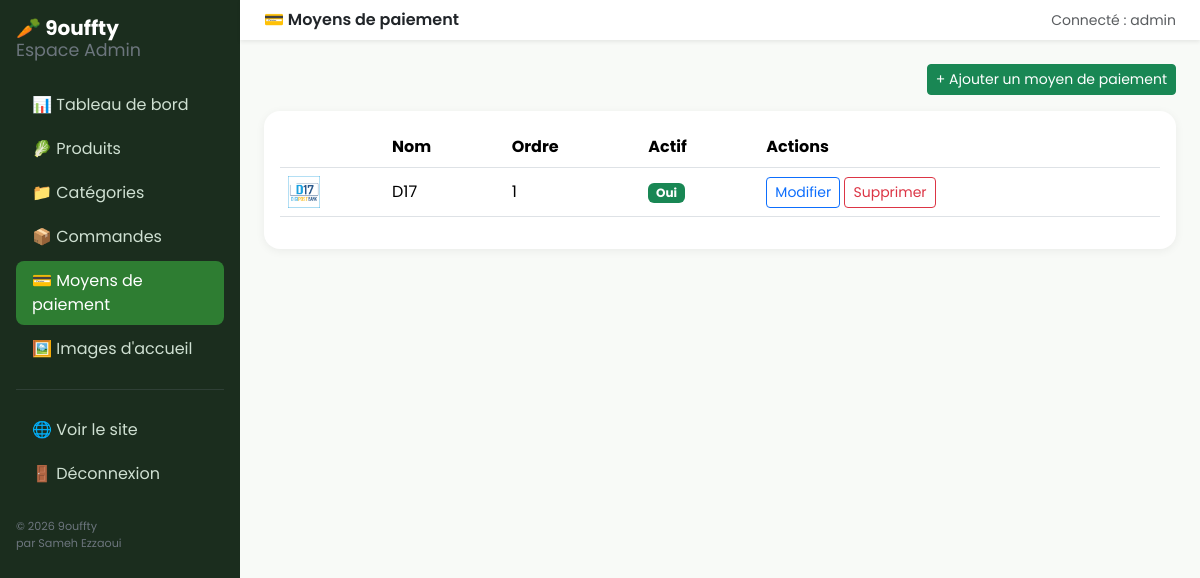
Before: /gestion/paiements/ (signed in) with the older database file.
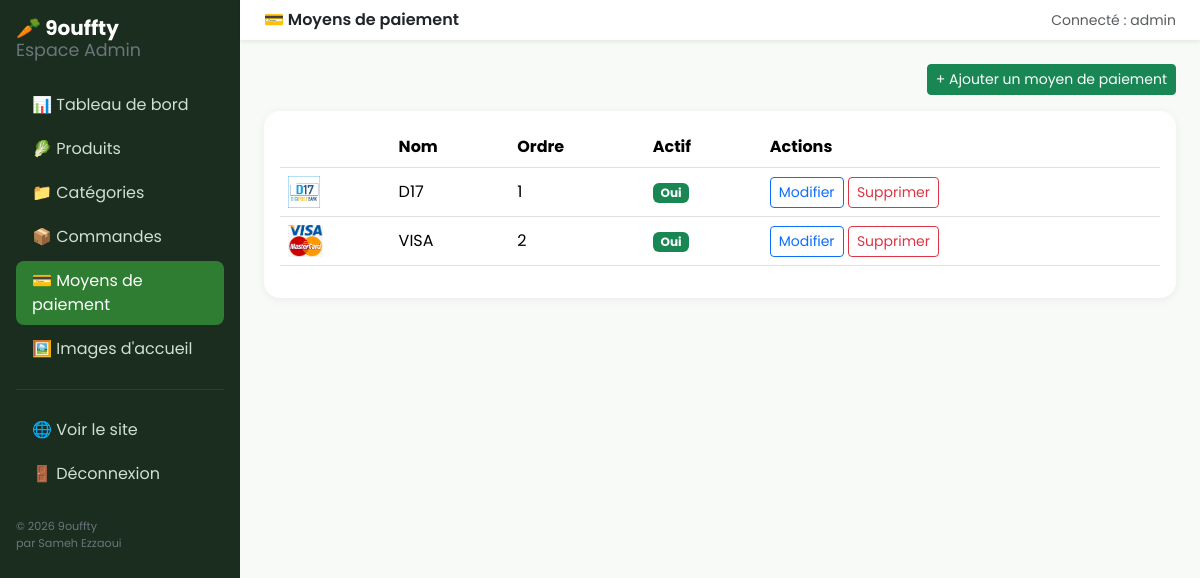
After: the same page with the newer database file.
### boutique/models.py (models this page shows, shortened)
class MoyenPaiement(models.Model):
    nom = models.CharField(max_length=80, help_text="Ex: Visa, D17, BH Bank, Mastercard...")
    logo = models.ImageField(upload_to='paiements/')
    ordre = models.PositiveIntegerField(default=0, help_text="Ordre d'affichage (plus petit = plus à gauche)")
    actif = models.BooleanField(default=True)
    class Meta:
        verbose_name = "Moyen de paiement"
        verbose_name_plural = "Moyens de paiement"
        ordering = ['ordre', 'nom']

### dashboard/views.py (the view)
# urls.py: path('paiements/', views.paiements_liste, name='paiements_liste'),
@login_required(login_url='dashboard:login')
@user_passes_test(est_staff, login_url='dashboard:login')
def paiements_liste(request):
    moyens = MoyenPaiement.objects.all()
    return render(request, 'dashboard/paiements_liste.html', {'moyens': moyens})

### boutique/context_processors.py (called while the page is built)
def types_categories(request):
    types_utilises = (
        Categorie.objects.values_list('type_produit', flat=True).distinct()
    )
    choices_dict = dict(Categorie.TYPE_CHOICES)
    types_disponibles = [
        (code, choices_dict.get(code, code)) for code in types_utilises
    ]
    types_disponibles.sort(key=lambda t: t[1])
    return {'types_produits_nav': types_disponibles}

def moyens_paiement_global(request):
    return {'moyens_paiement_global': MoyenPaiement.objects.filter(actif=True)}

### dashboard/views.py (called while the page is built)
def est_staff(user):
    return user.is_active and user.is_staff

### templates/dashboard/paiements_liste.html (shortened to what this page needs)
{% extends 'dashboard/base_dashboard.html' %}
{% block header %}💳 Moyens de paiement{% endblock %}
{% block dashboard_content %}
<div class="d-flex justify-content-end mb-3">
  <a href="{% url 'dashboard:paiement_ajouter' %}" class="btn btn-success btn-sm">+ Ajouter un moyen de paiement</a>
</div>
<div class="card stat-card p-3">
  <div class="table-responsive">
    <table class="table align-middle">
      <thead><tr><th></th><th>Nom</th><th>Ordre</th><th>Actif</th><th>Actions</th></tr></thead>
      <tbody>
        {% for m in moyens %}
        <tr>
          <td><img src="{{ m.logo.url }}" style="height:32px;object-fit:contain;"></td>
          <td>{{ m.nom }}</td>
          <td>{{ m.ordre }}</td>
          <td>{% if m.actif %}<span class="badge bg-success">Oui</span>{% else %}<span class="badge bg-secondary">Non</span>{% endif %}</td>
          <td>
            <a href="{% url 'dashboard:paiement_modifier' m.pk %}" class="btn btn-sm btn-outline-primary">Modifier</a>
            <a href="{% url 'dashboard:paiement_supprimer' m.pk %}" class="btn btn-sm btn-outline-danger">Supprimer</a>
          </td>
        </tr>
        {% empty %}
        <tr><td colspan="5" class="text-muted">Aucun moyen de paiement. Ajoutez Visa, D17, BH Bank, etc.</td></tr>
        {% endfor %}
      </tbody>
    </table>
  </div>
</div>
{% endblock %}

Changed rows visible on the page:
added MoyenPaiement: logo (picture), nom "VISA", ordre "2", actif "Oui"
